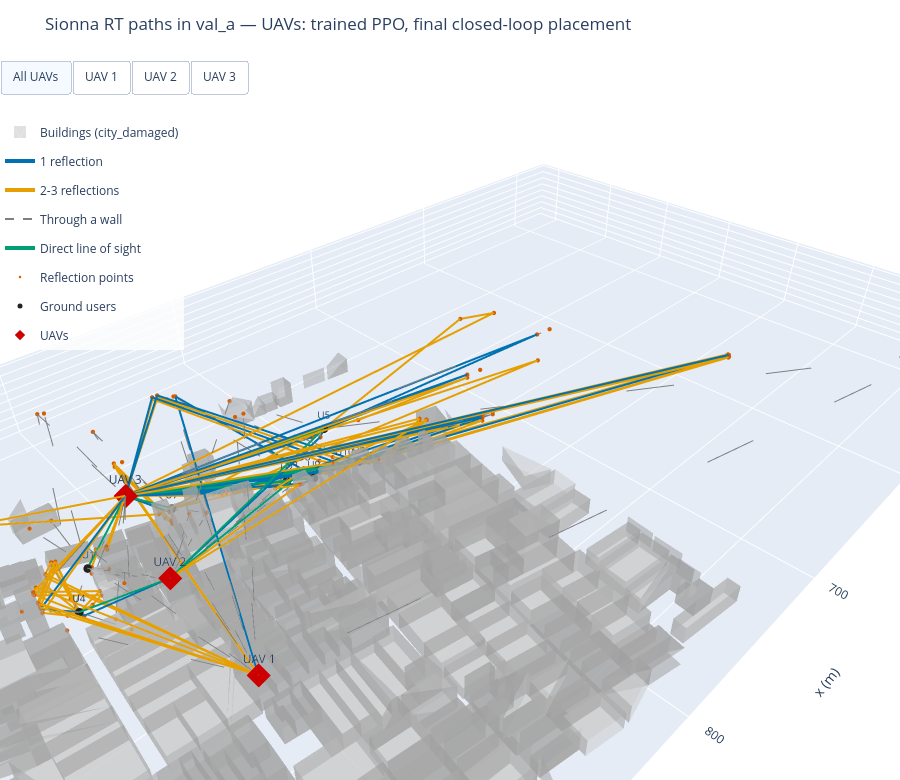

This figure's notebook cell:
### Markdown cell above
## 3. Interactive 3D view

Drag to rotate, scroll to zoom. Click a legend entry to hide / show a path kind; the buttons show one
UAV's paths at a time. Hover a path for its gain and delay. Orange dots are reflection points on walls
and the ground.

### Code cell
obj = ROOT / "sionna" / "scenes" / "city_damaged.obj"
mesh_vf = rv.crop_mesh(obj, site["uav_region"]["x"], site["uav_region"]["y"], margin=30.0)
print(f"cropped mesh: {len(mesh_vf[1])} faces (full scene: 317,948)")
fig = rv.plotly_figure(rays, uavs, users, mesh_vf,
                       f"Sionna RT paths in val_a — UAVs: {placement}")
fig.show()
